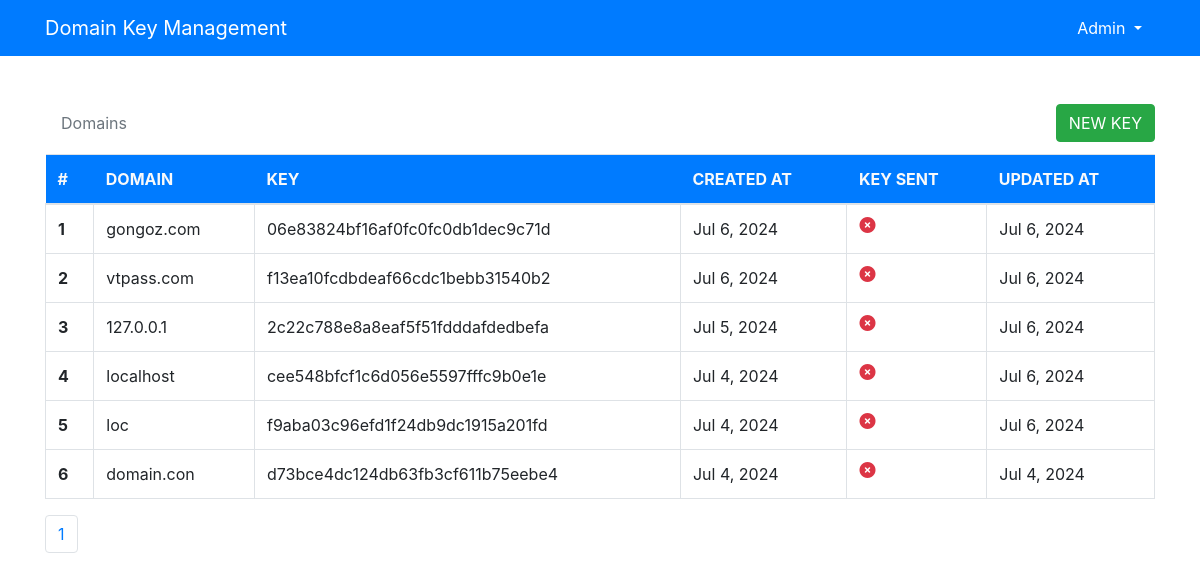
Before: / (signed in) with the older database file.
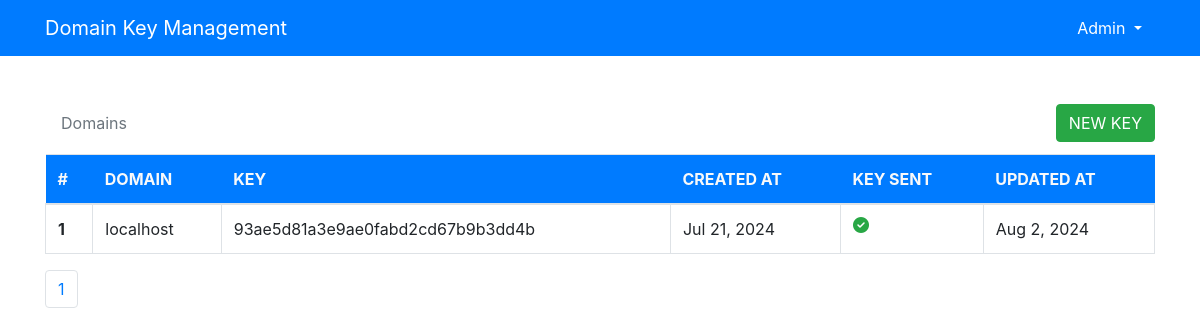
After: the same page with the newer database file.
### licensor/models.py (models this page shows, shortened)
class License(models.Model):
    activation_key = models.CharField(max_length=64, unique=True)
    secret_key = models.CharField(max_length=300, unique=True, editable=False)
    domain = models.CharField(max_length=255, unique=True)
    is_active = models.BooleanField(default=True)
    key_sent = models.BooleanField(default= False)
    created_at = models.DateTimeField(auto_now_add=True)
    updated_at = models.DateTimeField(auto_now=True)
    id = models.UUIDField(default=uuid.uuid4, editable=False, primary_key=True, unique=True)

### licensor/views.py (the view)
# urls.py: path("", views.LicenseView.as_view(), name='home'),
class LicenseView(LoginRequiredMixin, ListView):
    paginate_by = 10
    model = License
    template_name = "index.html"
    login_url = "/login/"
    ordering = "-created_at"

### licensor/templates/index.html (shortened to what this page needs)
{% extends "base.html" %}
{% block content %}
<div class="container">
    <nav aria-label="breadcrumb">
        <ol class="breadcrumb  bg-transparent d-flex flex-wrap align-items-center justify-content-between mb-0 pt-0 pr-0">
        <li class="breadcrumb-item active" aria-current="page">Domains</li>
        <a href="{% url "generate_domain_key" %}" class="btn btn-success d-inline-block" tabindex="-1" role="button" aria-disabled="true">NEW KEY</a>
        </ol>
    </nav>
    <div class="table-responsive">
        <table class="table table-hover">
            <thead class="bg-primary text-light">
              <tr>
                <th scope="col">#</th>
                <th scope="col">DOMAIN</th>
                <th scope="col" class="table-show d-none">KEY</th>
                <th scope="col" class="table-show d-none">CREATED AT</th>
                <th scope="col">KEY SENT</th>
                <th scope="col" class="table-show d-none">UPDATED AT</th>
              </tr>
            </thead>
            <tbody class=" table-bordered show-table">
               {% for license in page_obj %}
                    {% with total_index=forloop.counter|add:page_obj.start_index|add:-1 %}
                    <tr onclick="window.location.href='{% url 'domain' license.id %}'" style="cursor: pointer;">
                        <th scope="row">{{total_index}}</th>
                        <td>{{license.domain}}</td>
                        <td  class="table-show d-none">{{license.activation_key}}</td>
                        <td class="table-show d-none">{{license.created_at|date:"M j, Y" }}</td>
                        <td><i class="fas fa-{% if license.key_sent %}check{% else %}times{% endif %}-circle d-block text-{% if license.key_sent %}success{% else %}danger{% endif %}"></i></i></td>
                        <td class="table-show d-none">{{license.updated_at|date:"M j, Y" }}</td>
                    </tr>
                    {% endwith %}
                {%empty%}
                <tr>
                    <td colspan="7">No Domain Keys Yet!</td>
                </tr>
               {% endfor %}
            </tbody>
        </table>
    </div>
    <nav aria-label="Page navigation example">
        <ul class="pagination">
            <li class="page-item"><a class="page-link active" href="#">{{ page_obj.number }}</a></li>
        </ul>
    </nav>
</div>
{% endblock content %}

### licensor/templates/base.html (shortened to what this page needs)
{% load static %}
<!doctype html>
<html lang="en">
  <head>
    <link rel="stylesheet" href="https://cdn.jsdelivr.net/npm/bootstrap@4.6.2/dist/css/bootstrap.min.css">
    <link rel="stylesheet" href="https://cdnjs.cloudflare.com/ajax/libs/font-awesome/6.5.2/css/all.min.css" />
    <link rel="stylesheet" href="{% static "index.css" %}">
  </head>
  <body>
    <nav class="navbar navbar-expand-lg  navbar-dark bg-primary mb-5">
        <div class="container">
            <a class="navbar-brand" href="#">Domain Key Management</a>
            <div class="collapse navbar-collapse" id="navbarNav">
              <ul class="navbar-nav ml-auto">
                {% if user.is_authenticated %}
                    <li class="nav-item active">
                        <div class="dropdown">
                          <button class="btn btn-primary dropdown-toggle" type="button" data-toggle="dropdown" aria-expanded="false">
                            {{user.username|title}}
                          </button>
                        </div>
                    </li>
                {% endif %}
              </ul>
            </div>
        </div>
      </nav>
     {% block content %}
     {% endblock content %}
  </body>
</html>

### static/index.css (style rules this page uses)
@media (min-width: 991px) { .table-show { display: table-cell !important; } }

Changed rows visible on the page:
removed License: total_index "1", domain "gongoz.com", activation_key "06e83824bf16af0fc0fc0db1dec9c71d", created_at "Jul 6, 2024", key_sent False (drawn), updated_at "Jul 6, 2024"
removed License: total_index "2", domain "vtpass.com", activation_key "f13ea10fcdbdeaf66cdc1bebb31540b2", created_at "Jul 6, 2024", key_sent False (drawn), updated_at "Jul 6, 2024"
removed License: total_index "3", domain "127.0.0.1", activation_key "2c22c788e8a8eaf5f51fdddafdedbefa", created_at "Jul 5, 2024", key_sent False (drawn), updated_at "Jul 6, 2024"
removed License: total_index "4", domain "localhost", activation_key "cee548bfcf1c6d056e5597fffc9b0e1e", created_at "Jul 4, 2024", key_sent False (drawn), updated_at "Jul 6, 2024"
removed License: total_index "5", domain "loc", activation_key "f9aba03c96efd1f24db9dc1915a201fd", created_at "Jul 4, 2024", key_sent False (drawn), updated_at "Jul 6, 2024"
removed License: total_index "6", domain "domain.con", activation_key "d73bce4dc124db63fb3cf611b75eebe4", created_at "Jul 4, 2024", key_sent False (drawn), updated_at "Jul 4, 2024"
added License: key_sent "1", domain "localhost", activation_key "93ae5d81a3e9ae0fabd2cd67b9b3dd4b", created_at "Jul 21, 2024", updated_at "Aug 2, 2024"
